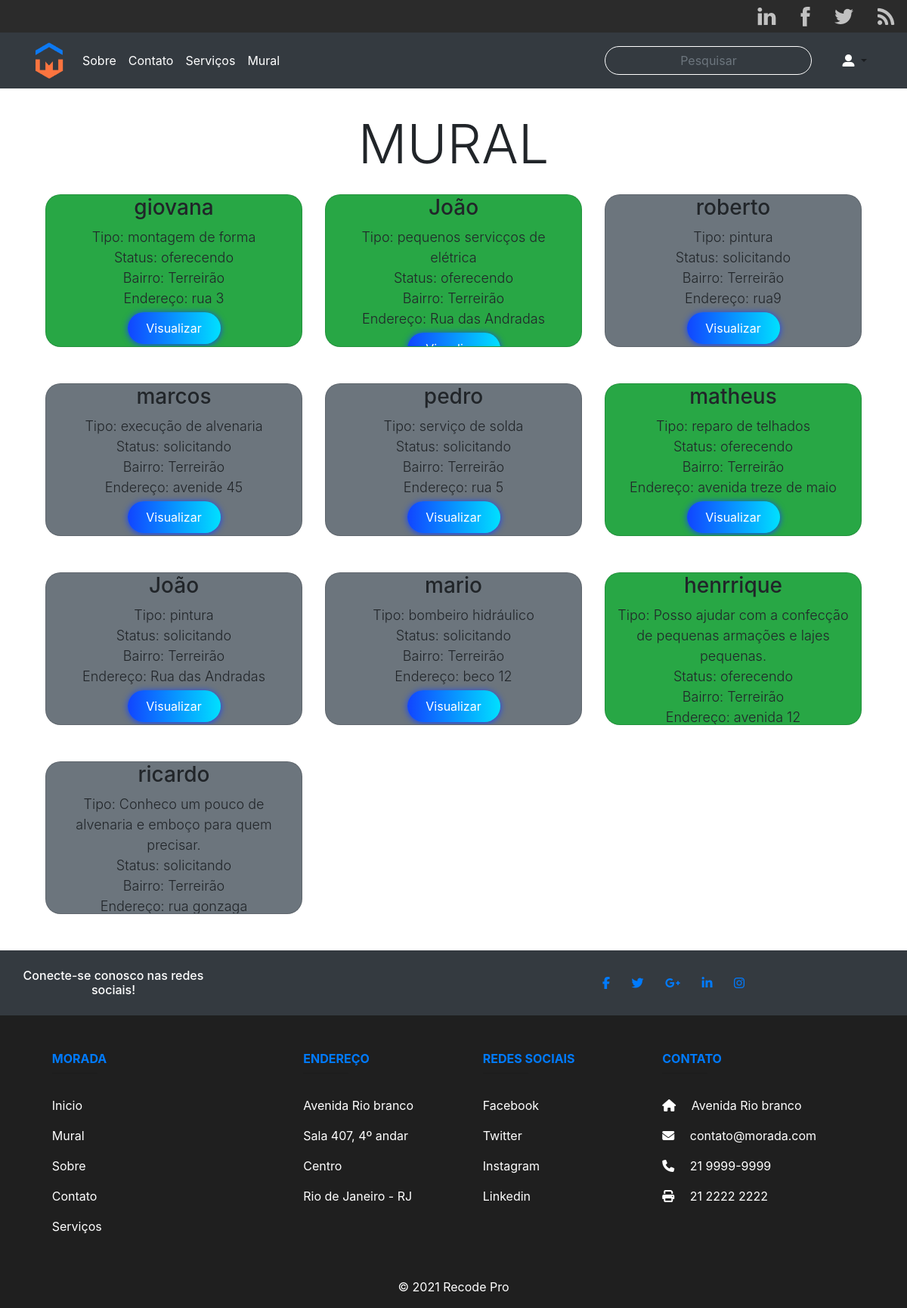
Page /mural.php on the earlier database version.
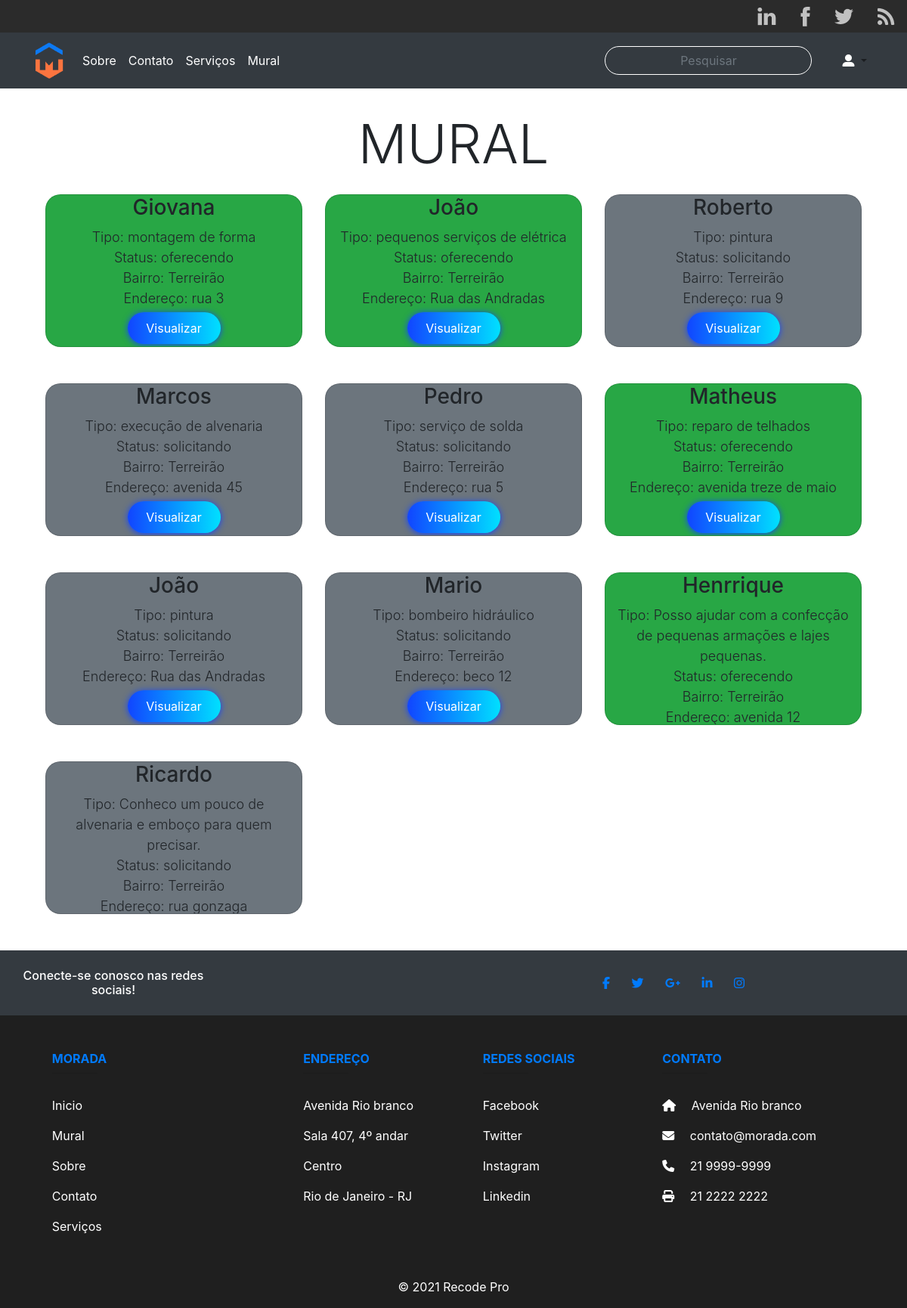
Same page on the later database version.
### tables this page shows
CREATE TABLE `servicos` (
  `idservicos` int NOT NULL AUTO_INCREMENT,
  `usuario` int DEFAULT NULL,
  `tipo` varchar(45) DEFAULT NULL,
  `categoria` varchar(45) DEFAULT NULL,
  `descricao` varchar(700) DEFAULT NULL,
  `email` varchar(45) DEFAULT NULL,
  `parceiro` varchar(100) DEFAULT NULL,
  `mensagem` varchar(500) DEFAULT NULL,
  PRIMARY KEY (`idservicos`),
  KEY `fk_servicos_idx` (`usuario`),
  CONSTRAINT `fk_servicos` FOREIGN KEY (`usuario`) REFERENCES `usuarios` (`idusuario`)
);

CREATE TABLE `usuarios` (
  `idusuario` int NOT NULL AUTO_INCREMENT,
  `nome` varchar(45) DEFAULT NULL,
  `sobrenome` varchar(45) DEFAULT NULL,
  `email` varchar(45) DEFAULT NULL,
  `senha` varchar(45) DEFAULT NULL,
  `sobre` varchar(45) DEFAULT NULL,
  `endereco` varchar(45) DEFAULT NULL,
  `bairro` varchar(45) DEFAULT NULL,
  `cep` varchar(45) DEFAULT NULL,
  `telefone` varchar(45) DEFAULT NULL,
  `complemento` varchar(45) DEFAULT NULL,
  `estrela` varchar(45) DEFAULT NULL,
  PRIMARY KEY (`idusuario`)
);

### mural.php (the view, shortened to what this page needs)
<?php
require "./php/actions/conexaodb.php";
?>
<!DOCTYPE html>
<html lang="pt-BR">
<head>
    <link rel="stylesheet" href="css/projetos.css">
    <link rel="stylesheet" href="https://stackpath.bootstrapcdn.com/bootstrap/4.1.3/css/bootstrap.min.css">
</head>
<body>
<?php
require "./php/includes/menu.php"; ?>
    <div class="container text-center">
        <h3 class="display-3 " style=" margin-top:30px;">MURAL</h3>
    </div>
    <div class="container">
        <div class="container mt-4 text-center">
            <div class="row">
                <?php
                $pesquisar = '';
                $result_usuarios = "SELECT nome, descricao, bairro, endereco, idusuario, tipo FROM usuarios JOIN servicos ON usuarios.idusuario = servicos.usuario WHERE descricao > '0' and  endereco LIKE '%$pesquisar%';";
                $result = $conn->query($result_usuarios);
                if ($result->num_rows > 0 && $pesquisar === 0) {
                    while ($row = $result->fetch_assoc()) {
                ?>
                        <div class="col-sm-4">
                            <div class="card mb-5 rounded">
                                <div class="container">
                                    <div class=" anyClass">
                                        <h3 class="display-7"><?php echo $row['nome']; ?></h3>
                                        <p class="lead"><?php echo "Status: ", $row['tipo']; ?></p>
                                        <p class=" lead"><?php echo "Tipo: ", $row['descricao']; ?></p>
                                        <p class="lead"><?php echo "Bairro: ", $row['bairro']; ?></p>
                                        <p class="lead"><?php echo "Rua", $row['endereco']; ?></p>
                                        <button type="button" class="btn text-white edit"><a href="./perfilpublico.php?id=<?php echo $row['idusuario']; ?>">Visualizar</a></button>
                                    </div>
                                </div>
                            </div>
                        </div>
                    <?php }
                } else {
                    while ($row = $result->fetch_assoc()) {
                        if($row['tipo'] === 'oferecendo') {?>
                        <div class="col-sm-4">
                            <div class="card mb-5 rounded bg-success">
                                <div class="container">
                                    <div class="anyClass">
                                        <h3 class="display-7"><?php echo $row['nome']; ?></h3>
                                        <p class=" lead"><?php echo "Tipo: ", $row['descricao']; ?></p>
                                        <p class="lead"><?php echo "Status: ", $row['tipo']; ?></p>
                                        <p class="lead"><?php echo "Bairro: ", $row['bairro']; ?></p>
                                        <p class="lead"><?php echo "Endereço: ", $row['endereco']; ?></p>
                                        <button type="button" class="btn text-white edit"><a href="./perfilpublico.php?id=<?php echo $row['idusuario']; ?>">Visualizar</a></button>
                                    </div>
                                </div>
                            </div>
                        </div>
                <?php }  else if ($row['tipo'] === 'solicitando'){
                        if($row['tipo'] === 'solicitando') {?>
                            <div class="col-sm-4">
                                <div class="card mb-5 rounded bg-secondary">
                                    <div class="container">
                                        <div class="anyClass">
                                            <h3 class="display-7"><?php echo $row['nome']; ?></h3>
                                            <p class=" lead"><?php echo "Tipo: ", $row['descricao']; ?></p>
                                            <p class="lead"><?php echo "Status: ", $row['tipo']; ?></p>
                                            <p class="lead"><?php echo "Bairro: ", $row['bairro']; ?></p>
                                            <p class="lead"><?php echo "Endereço: ", $row['endereco']; ?></p>
                                            <button type="button" class="btn text-white edit"><a href="./perfilpublico.php?id=<?php echo $row['idusuario']; ?>">Visualizar</a></button>
                                        </div>
                                    </div>
                                </div>
                            </div>
        <?php  }
                  }
                    }  }?>
            </div>
        </div>
    </div>
</body>
</html>

### php/includes/menu.php (shortened to what this page needs)
<link href='https://css.gg/search.css' rel='stylesheet'>
<header class="menu-principal">
    <main>
        <div class="header-1">
            <div class="redes-sociais">
                <ul class="nav justify-content-end " style="background-color: rgb(43, 43, 43);">
                    <li class="nav-item"><a href="https://www.linkedin.com/" class="nav-link"> <img src="img/icones/linkedin.png" /></a></li>
                    <li class="nav-item"><a href="https://www.facebook.com/" class="nav-link"> <img src="img/icones/face.png" /></a></li>
                    <li class="nav-item"><a href="https://www.twitter.com/" class="nav-link"> <img src="img/icones/tw.png" /></a></li>
                    <li class="nav-item"><a href="https://www.google.com/" class="nav-link"> <img src="img/icones/rss.png" /></a></li>
                </ul>
            </div>
        </div>
    </main>
</header>
<nav class="navbar navbar-expand-lg navbar-light bg-dark">
    <div class="container">
        <a class="navbar-brand" href="index.php"><img src="img/logo.png" width="40px" /></a>
        <div class="collapse navbar-collapse" id="navbarTogglerDemo02">
            <ul class="navbar-nav mr-auto mt-2 mt-lg-0">
                <li class="nav-item">
                    <a class="nav-link  text-white" href="sobre.php">Sobre</a>
                </li>
                <li class="nav-item">
                    <a class="nav-link  text-white" href="contato.php">Contato</a>
                </li>
                <li class="nav-item">
                    <a class="nav-link  text-white" href="servicos.php">Serviços</a>
                </li>
                <li class="nav-item">
                    <a class="nav-link  text-white" href="mural.php">Mural</a>
                </li>
            </ul>
            <form method="GET" class="form-inline my-2 my-lg-0">
                <input class="form-control mr-sm-2 style" name="pesquisar" type="text" placeholder="Pesquisar">
                <button class="btn btn-outline-primary botao" type="submit"><i class="gg-search"></i></button>
            </form>
            <ul class="navbar-nav">
                <li class="nav-item dropdown">
                    <a class="nav-link dropdown-toggle" id="navbarDropdownMenuLink-333" data-toggle="dropdown" aria-haspopup="true" aria-expanded="false">
                        <i class="fas fa-user-alt" style="color: white;"></i>
                </li>
            </ul>
        </div>
    </div>
</nav>

### mural.php (style rules this page uses)
.edit { color: #fff !important; background: -webkit-linear-gradient(right, #00e0ff, #1145ff); border: none; border-radius: 21px; box-shadow: 0px 1px 8px #1145ff; height: 42.3px; margin: 0 auto; margin-top: 5px; transition: 0.25s; width: 123px; }
.edit a { text-decoration: none; color: #fff; }
.anyClass p { margin: 0; font-size: 18px; }
.anyClass { height: 200px !important; overflow-y: auto; }
.card { border-radius: 20px !important; }

### php/includes/menu.php (style rules this page uses)
.style { text-align: center; border-radius: 30px !important; background-color: transparent !important; border: 1px solid white !important; }
.botao { border: transparent !important; color: white !important; }

Differences in the rows shown:
changed through a linked row, servicos "montagem de forma": usuario.nome "giovana" → "Giovana"
changed servicos: descricao "pequenos servicços de elétrica" → "pequenos serviços de elétrica"
changed through a linked row, servicos: usuario.nome "roberto" → "Roberto"; usuario.endereco "rua9" → "rua 9"
changed through a linked row, servicos "execução de alvenaria": usuario.nome "marcos" → "Marcos"; usuario.endereco "avenide 45" → "avenida 45"
changed through a linked row, servicos "serviço de solda": usuario.nome "pedro" → "Pedro"
changed through a linked row, servicos "reparo de telhados": usuario.nome "matheus" → "Matheus"
changed through a linked row, servicos "bombeiro hidráulico": usuario.nome "mario" → "Mario"
changed through a linked row, servicos "Posso ajudar com a confecção de pequenas armações e lajes pequenas.": usuario.nome "henrrique" → "Henrrique"
changed through a linked row, servicos "Conheco um pouco de alvenaria e emboço para quem precisar.": usuario.nome "ricardo" → "Ricardo"
